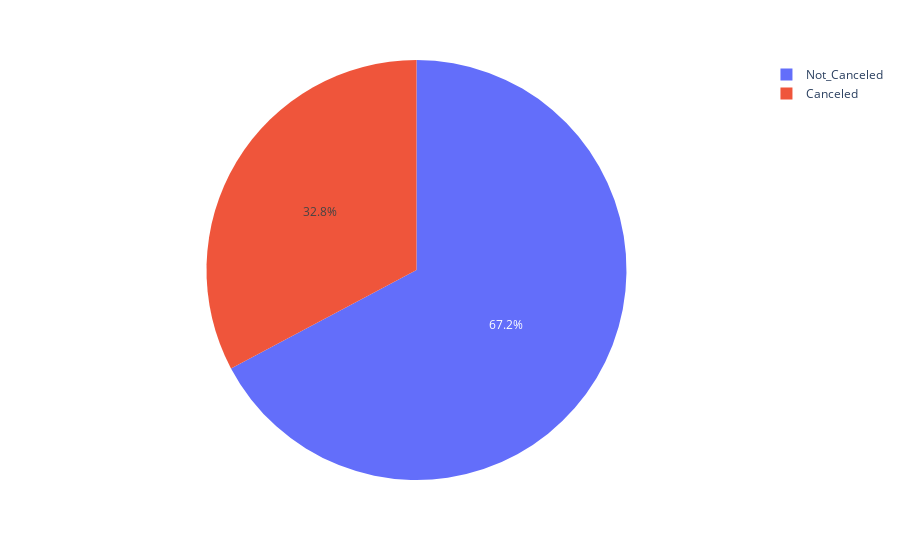

Source (notebook cell):
### Markdown cell above
### EDA

### Code cell
import plotly.express as px
vals = df.booking_status.value_counts()
names = vals.index
fig = px.pie(values=vals, names=names)
fig.show()

### Figure 1 — Plotly figure (JSON) as saved in the notebook; plotly's stock layout.template omitted (floating-point values rounded to 4 significant figures)
{"data": [{"domain": {"x": [0, 1], "y": [0, 1]}, "hovertemplate": "label=%{label}<br>value=%{value}<extra></extra>", "labels": ["Not_Canceled", "Canceled"], "legendgroup": "", "name": "", "showlegend": true, "type": "pie", "values": [24390, 11885]}], "layout": {"legend": {"tracegroupgap": 0}, "margin": {"t": 60}}}
